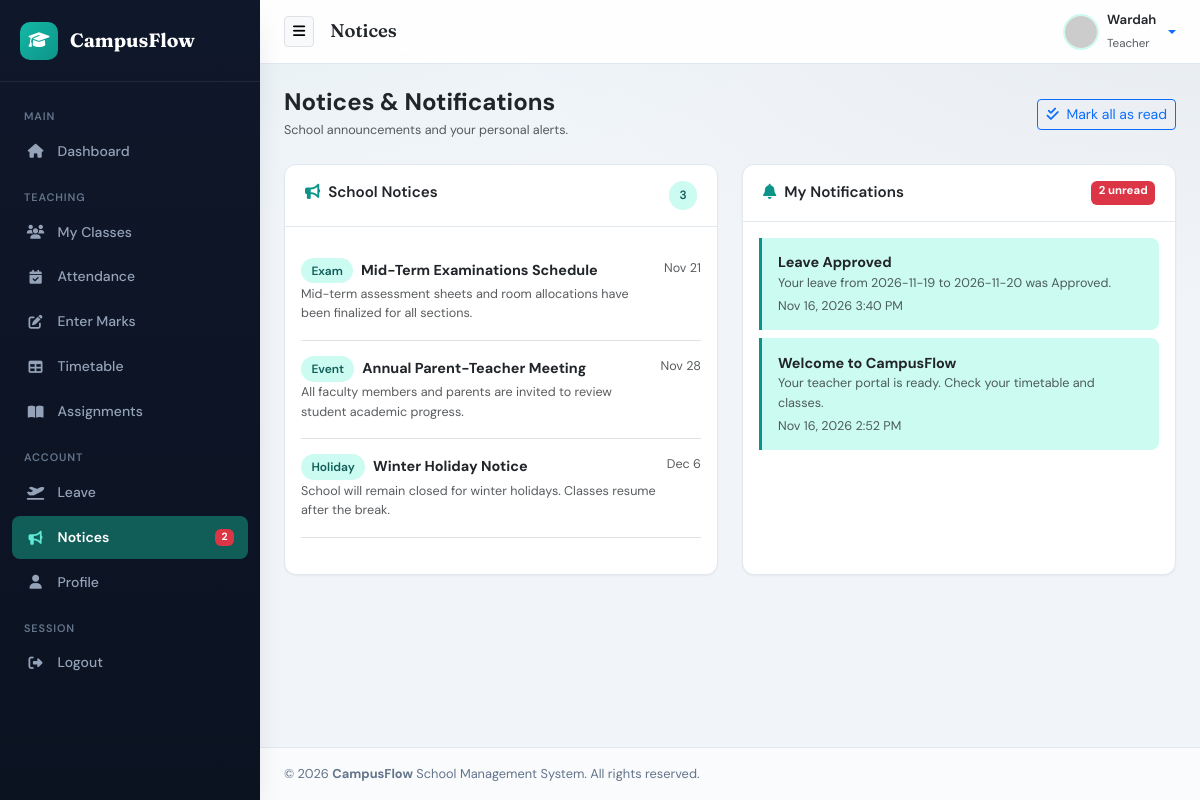
The page /teacher/notices.php (signed in) on the database its author committed.
### tables this page shows
CREATE TABLE `notices` (
  `id` int(11) NOT NULL,
  `title` varchar(150) NOT NULL,
  `description` text NOT NULL,
  `notice_type` enum('Notice','Event','Holiday','Exam') NOT NULL DEFAULT 'Notice',
  `event_date` date NOT NULL,
  `created_at` timestamp NOT NULL DEFAULT current_timestamp()
);

CREATE TABLE `notifications` (
  `id` int(11) NOT NULL,
  `user_id` int(11) NOT NULL,
  `title` varchar(150) NOT NULL,
  `message` text NOT NULL,
  `link` varchar(255) DEFAULT NULL,
  `is_read` tinyint(1) NOT NULL DEFAULT 0,
  `created_at` timestamp NOT NULL DEFAULT current_timestamp()
);

### includes/functions.php (called while the page is built, shortened)
<?php
if (!function_exists('e')) {
    function e(?string $value): string {
        return htmlspecialchars((string)$value, ENT_QUOTES, 'UTF-8');
    }
}
if (!function_exists('unread_notification_count')) {
    function unread_notification_count(mysqli $conn, int $user_id): int {
        $stmt = $conn->prepare("SELECT COUNT(*) AS c FROM notifications WHERE user_id = ? AND is_read = 0");
        $stmt->bind_param("i", $user_id);
        $stmt->execute();
        $count = (int)$stmt->get_result()->fetch_assoc()['c'];
        return $count;
    }
}

### teacher/notices.php (the view, shortened to what this page needs)
<?php
require_once '../config/database.php';
$uid = (int)$_SESSION['user_id'];
$notices = [];
$nres = $conn->prepare("SELECT title, description, notice_type, event_date, created_at FROM notices ORDER BY event_date ASC, id DESC");
$nres->execute();
$nres_out = $nres->get_result();
while ($row = $nres_out->fetch_assoc()) {
    $notices[] = $row;
}
$notifications = [];
$nstmt = $conn->prepare("SELECT id, title, message, link, is_read, created_at FROM notifications WHERE user_id = ? ORDER BY id DESC LIMIT 50");
$nstmt->bind_param('i', $uid);
$nstmt->execute();
$nres2 = $nstmt->get_result();
while ($row = $nres2->fetch_assoc()) {
    $notifications[] = $row;
}
$unread = unread_notification_count($conn, $uid);
include '../includes/header.php';
include '../includes/sidebar.php';
?>
<div class="d-flex flex-column flex-md-row justify-content-between align-items-md-center gap-3 mb-4">
    <div>
        <h4 class="fw-bold text-dark mb-1">Notices &amp; Notifications</h4>
        <p class="text-muted small mb-0">School announcements and your personal alerts.</p>
    </div>
    <?php if ($unread > 0): ?>
        <form method="POST" action="">
            <button type="submit" class="btn btn-sm btn-outline-primary"><i class="fa-solid fa-check-double me-1"></i> Mark all as read</button>
        </form>
    <?php endif; ?>
</div>
<div class="row g-4">
    <div class="col-lg-6">
        <div class="card h-100">
            <div class="card-header d-flex justify-content-between">
                <span><i class="fa-solid fa-bullhorn me-2" style="color:var(--primary-color);"></i>School Notices</span>
                <span class="badge-mint"><?php echo count($notices); ?></span>
            </div>
            <div class="card-body">
                <?php if (count($notices) === 0): ?>
                    <div class="empty-state py-4"><i class="fa-solid fa-bullhorn"></i><p class="mb-0">No notices posted</p></div>
                <?php else: foreach ($notices as $n): ?>
                    <div class="d-flex justify-content-between align-items-start border-bottom py-3">
                        <div>
                            <span class="badge-mint me-1"><?php echo e($n['notice_type']); ?></span>
                            <strong><?php echo e($n['title']); ?></strong>
                            <div class="small text-muted mt-1"><?php echo e($n['description']); ?></div>
                        </div>
                        <span class="small text-muted text-nowrap ms-2"><?php echo e(date('M j', strtotime($n['event_date']))); ?></span>
                    </div>
                <?php endforeach; endif; ?>
            </div>
        </div>
    </div>
    <div class="col-lg-6">
        <div class="card h-100">
            <div class="card-header d-flex justify-content-between">
                <span><i class="fa-solid fa-bell me-2" style="color:var(--primary-color);"></i>My Notifications</span>
                <?php if ($unread > 0): ?><span class="badge bg-danger"><?php echo $unread; ?> unread</span><?php endif; ?>
            </div>
            <div class="card-body">
                <?php if (count($notifications) === 0): ?>
                    <div class="empty-state py-4"><i class="fa-regular fa-bell"></i><p class="mb-0">No notifications yet</p></div>
                <?php else: foreach ($notifications as $n): ?>
                    <div class="notif-item <?php echo $n['is_read'] ? '' : 'unread'; ?>">
                        <strong><?php echo e($n['title']); ?></strong>
                        <div class="small text-muted"><?php echo e($n['message']); ?></div>
                        <div class="small text-muted mt-1"><?php echo e(date('M j, Y g:i A', strtotime($n['created_at']))); ?></div>
                    </div>
                <?php endforeach; endif; ?>
            </div>
        </div>
    </div>
</div>
<?php include '../includes/footer.php'; ?>

### assets/css/style.css (style rules this page uses)
:root { --primary-color: #0D9488; --primary-hover: #0F766E; --forest-green: #115E59; --mint-tint: #CCFBF1; --mint-text: #115E59; --sidebar-bg: #0F172A; --sidebar-color: #94A3B8; --sidebar-hover-bg: #1E293B; --sidebar-hover-color: #FFFFFF; --sidebar-active-bg: #115E59; --body-bg: #F1F5F9; --card-bg: #FFFFFF; --text-main: #0F172A; --text-muted: #64748B; --border-color: #E2E8F0; --success-color: #10B981; --warning-color: #F59E0B; --danger-color: #EF4444; --info-color: #0EA5E9; --radius-sm: 8px; --radius-md: 12px; --radius-lg: 16px; --shadow-sm: 0 1px 2px rgba(15, 23, 42, 0.05); --shadow-md: 0 8px 20px -8px rgba(15, 23, 42, 0.12); --shadow-lg: 0 16px 32px -12px rgba(15, 23, 42, 0.18); --transition: all 0.2s ease; --font-body: 'DM Sans', system-ui, sans-serif; --font-display: 'Fraunces', Georgia, serif; }
* { box-sizing: border-box; }
body { background: var(--body-bg); background-image: radial-gradient(ellipse 80% 50% at 0% -20%, rgba(13, 148, 136, 0.08), transparent), radial-gradient(ellipse 60% 40% at 100% 0%, rgba(15, 23, 42, 0.04), transparent); color: var(--text-main); font-family: var(--font-body); font-size: 0.9rem; line-height: 1.55; overflow-x: hidden; min-height: 100vh; }
.card { border: 1px solid var(--border-color); border-radius: var(--radius-md); box-shadow: var(--shadow-sm); background: var(--card-bg); margin-bottom: 1.25rem; transition: var(--transition); }
.card-header { background: transparent; border-bottom: 1px solid var(--border-color); padding: 1rem 1.25rem; font-weight: 600; font-size: 0.95rem; }
.badge-mint { background: var(--mint-tint); color: var(--mint-text); font-weight: 600; padding: 0.3rem 0.65rem; border-radius: 50rem; font-size: 0.75rem; }
.notif-item { border-left: 3px solid var(--primary-color); background: #fff; padding: 0.85rem 1rem; border-radius: 0 var(--radius-sm) var(--radius-sm) 0; margin-bottom: 0.5rem; }
.notif-item.unread { background: var(--mint-tint); }

### rows shown on the page
notices: notice_type "Exam", title "Mid-Term Examinations Schedule", description "Mid-term assessment sheets and room allocations have been finalized for all sections.", event_date "Nov 21"
notices: notice_type "Event", title "Annual Parent-Teacher Meeting", description "All faculty members and parents are invited to review student academic progress.", event_date "Nov 28"
notices: notice_type "Holiday", title "Winter Holiday Notice", description "School will remain closed for winter holidays. Classes resume after the break.", event_date "Dec 6"
notifications: title "Leave Approved", message "Your leave from 2026-11-19 to 2026-11-20 was Approved.", created_at "Nov 16, 2026 3:40 PM"
notifications: title "Welcome to CampusFlow", message "Your teacher portal is ready. Check your timetable and classes.", created_at "Nov 16, 2026 2:52 PM"

### other values the page prints
$unread "2"
$page_title "Notices"
$username "Wardah"
$role "Teacher"
count($notices) "3"
